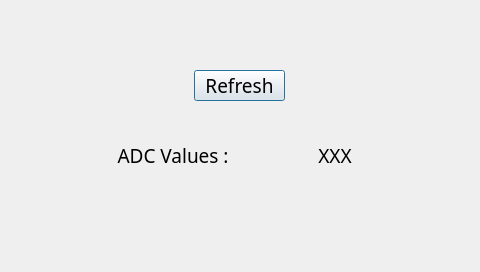
<?xml version="1.0" encoding="UTF-8"?>
<ui version="4.0">
 <class>adcDialog</class>
 <widget class="QDialog" name="adcDialog">
  <property name="geometry">
   <rect>
    <x>0</x>
    <y>0</y>
    <width>480</width>
    <height>272</height>
   </rect>
  </property>
  <property name="minimumSize">
   <size>
    <width>480</width>
    <height>272</height>
   </size>
  </property>
  <property name="maximumSize">
   <size>
    <width>480</width>
    <height>272</height>
   </size>
  </property>
  <property name="font">
   <font>
    <family>微软雅黑</family>
    <pointsize>14</pointsize>
    <weight>75</weight>
    <bold>true</bold>
   </font>
  </property>
  <property name="windowTitle">
   <string>adcDialog</string>
  </property>
  <property name="modal">
   <bool>true</bool>
  </property>
  <widget class="QLabel" name="adcText">
   <property name="geometry">
    <rect>
     <x>100</x>
     <y>130</y>
     <width>151</width>
     <height>50</height>
    </rect>
   </property>
   <property name="font">
    <font>
     <family>文泉驿等宽微米黑</family>
     <pointsize>14</pointsize>
     <weight>50</weight>
     <bold>false</bold>
    </font>
   </property>
   <property name="text">
    <string>ADC Values : </string>
   </property>
   <property name="alignment">
    <set>Qt::AlignCenter</set>
   </property>
  </widget>
  <widget class="QLabel" name="adcValue">
   <property name="geometry">
    <rect>
     <x>290</x>
     <y>130</y>
     <width>90</width>
     <height>50</height>
    </rect>
   </property>
   <property name="font">
    <font>
     <family>文泉驿等宽微米黑</family>
     <pointsize>14</pointsize>
     <weight>50</weight>
     <bold>false</bold>
    </font>
   </property>
   <property name="text">
    <string>XXX</string>
   </property>
   <property name="alignment">
    <set>Qt::AlignCenter</set>
   </property>
  </widget>
  <widget class="QPushButton" name="adcRefreshButton">
   <property name="geometry">
    <rect>
     <x>194</x>
     <y>70</y>
     <width>91</width>
     <height>31</height>
    </rect>
   </property>
   <property name="font">
    <font>
     <family>文泉驿等宽微米黑</family>
     <weight>50</weight>
     <bold>false</bold>
    </font>
   </property>
   <property name="text">
    <string>Refresh</string>
   </property>
  </widget>
 </widget>
 <resources/>
 <connections/>
</ui>
